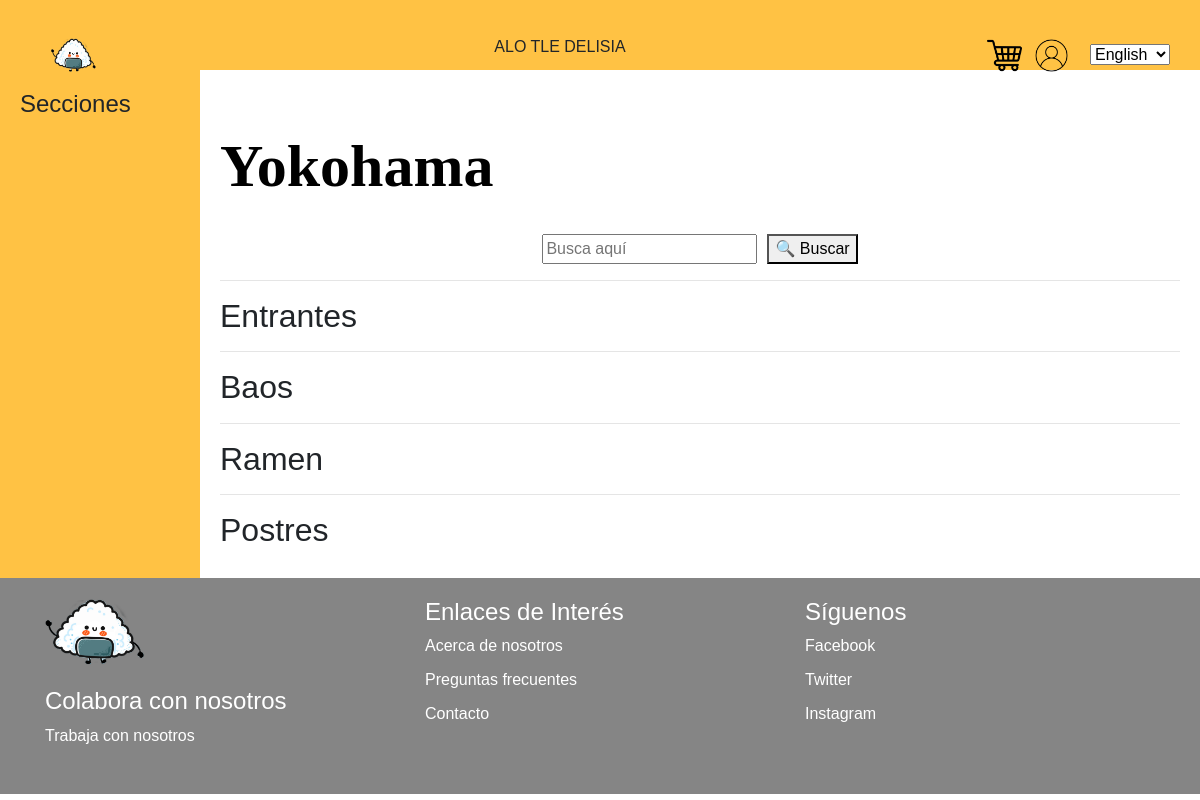
The page /Yokohama on the database as committed earlier.
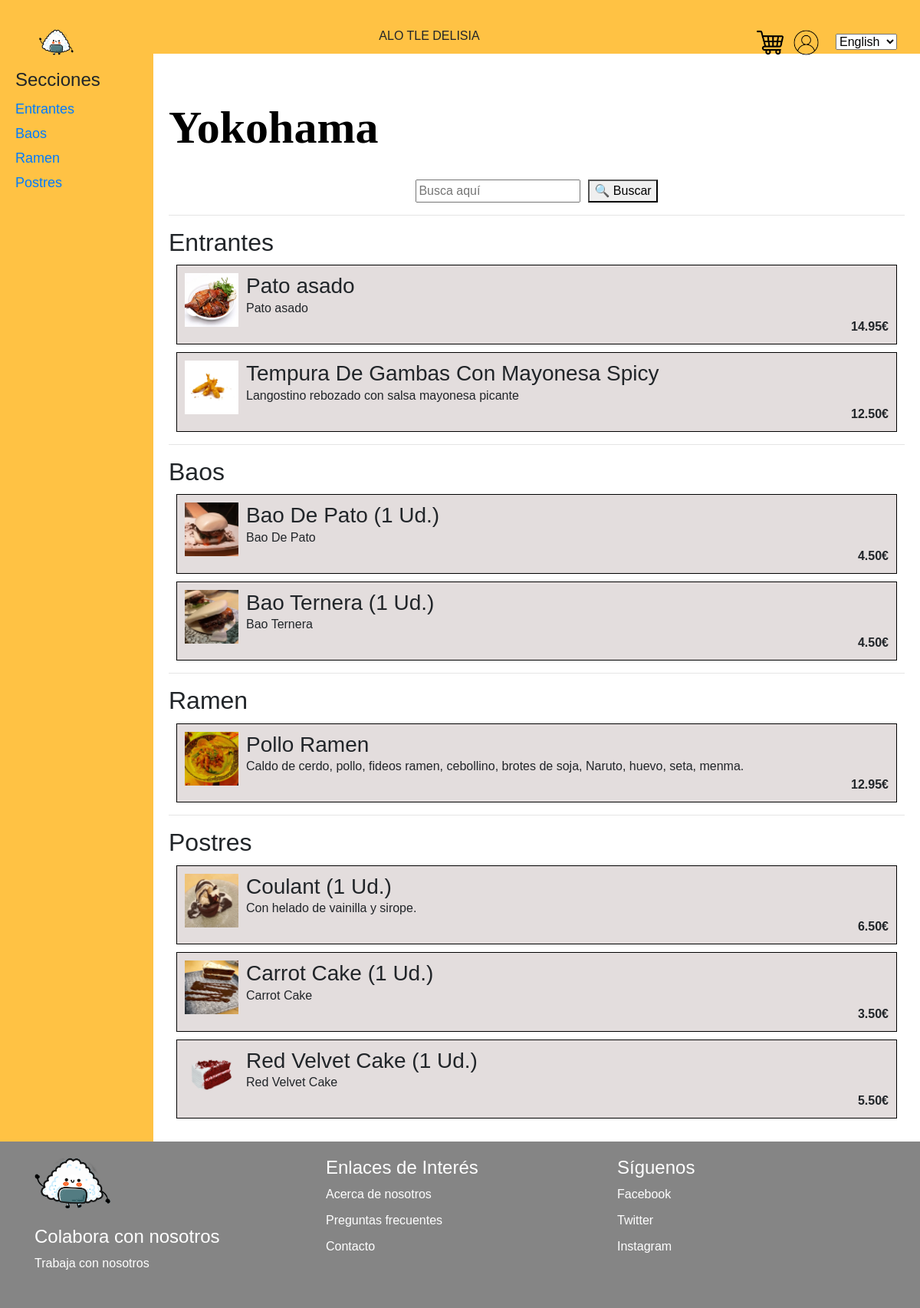
The same page on the database as committed later.
### myapp/models.py (models this page shows)
class TipoProducto(models.Model):
    idTipoProducto = models.AutoField(primary_key=True)
    nombre = models.CharField(max_length=255)
    descripcion=models.TextField()
    idRestaurante = models.ForeignKey(Restaurante, on_delete=models.CASCADE)

class Producto(models.Model):
    idProducto = models.AutoField(primary_key=True)
    nombre = models.CharField(max_length=255)
    descripcionProducto = models.TextField()
    precio = models.DecimalField(max_digits=10, decimal_places=2)
    idTipoProducto = models.ForeignKey(TipoProducto, on_delete=models.CASCADE)
    idRestaurante = models.ForeignKey('Restaurante', on_delete=models.CASCADE)

### myapp/views.py (the view)
# urls.py: path('Yokohama', yokohama, name ='Yokohama')
def yokohama (request):
    productosTipo2 = Producto.objects.filter(idRestaurante=10, idTipoProducto=32)
    productosTipo3 = Producto.objects.filter(idRestaurante=10, idTipoProducto=33)
    productosTipo4 = Producto.objects.filter(idRestaurante=10, idTipoProducto=34)
    productosTipo5 = Producto.objects.filter(idRestaurante=10, idTipoProducto=35)
    categorias=TipoProducto.objects.filter(idRestaurante=10)
    context = {
        'productosTipo2': productosTipo2,
        'productosTipo3': productosTipo3,
        'productosTipo4': productosTipo4,
        'productosTipo5': productosTipo5,
        'categorias': categorias
    }
    return render(request, 'myapp/yokohama.html', context)

### myapp/templates/myapp/yokohama.html
{% extends 'base.html' %}
{% block content %}
    {% load static %}
    <link rel="stylesheet" href="{% static 'css/stylePrincipal.css' %}">
    <link rel="stylesheet" href="{% static 'css/sushiDonosti.css' %}">
    <div class="wrapper">
        <aside class="lado">
            <h2>Secciones</h2>
            <ul>
                {% for categoria in categorias %}
                <li><a href=#{{categoria.nombre}}>{{categoria.nombre}}</a></li>
                {%endfor%}
            </ul>
        </aside>
        <div class="main">
            <div class="primerBloque">
                <h1>Yokohama</h1>
                <br>
                <div class="buscador">
                    <input type="text" class="buscar" placeholder="Busca aquí">
                    <button class="search-button">&#128269; Buscar</button>
                </div>
            </div>
            <hr>
            <div class="productos">
                <div id="Entrantes">
                <h2>Entrantes</h2>
                {% for producto in productosTipo2 %}
                    <div class="sushiBox">
                        <img src="{% static 'imagenes/' %}{{ producto.nombre|lower }}.png" alt="{{ producto.nombre }}" style="width: 70px; height: 70px;">
                        <div class="contenido-producto">
                            <h3>{{ producto.nombre }}</h3>
                            <p>{{ producto.descripcionProducto }}</p>
                            <p class="precio"><strong>{{ producto.precio }}€</strong></p>
                        </div>
                    </div>
                {% endfor %}
                </div>
                <hr>
                <div id="Baos">
                <h2>Baos</h2>
                {% for producto in productosTipo3 %}
                    <div class="sushiBox">
                        <img src="{% static 'imagenes/' %}{{ producto.nombre|lower }}.png" alt="{{ producto.nombre }}" style="width: 70px; height: 70px;">
                        <div class="contenido-producto">
                            <h3>{{ producto.nombre }}</h3>
                            <p>{{ producto.descripcionProducto }}</p>
                            <p class="precio"><strong>{{ producto.precio }}€</strong></p>
                        </div>
                    </div>
                {% endfor %}
                </div>
                <hr>
                <div id="Ramen">
                <h2>Ramen</h2>
                {% for producto in productosTipo4 %}
                    <div class="sushiBox">
                        <img src="{% static 'imagenes/' %}{{ producto.nombre|lower }}.png" alt="{{ producto.nombre }}" style="width: 70px; height: 70px;">
                        <div class="contenido-producto">
                            <h3>{{ producto.nombre }}</h3>
                            <p>{{ producto.descripcionProducto }}</p>
                            <p class="precio"><strong>{{ producto.precio }}€</strong></p>
                        </div>
                    </div>
                {% endfor %}
                </div>
                <hr>
                <div id="Postres">
                <h2>Postres</h2>
                {% for producto in productosTipo5 %}
                    <div class="sushiBox">
                        <img src="{% static 'imagenes/' %}{{ producto.nombre|lower }}.png" alt="{{ producto.nombre }}" style="width: 70px; height: 70px;">
                        <div class="contenido-producto">
                            <h3>{{ producto.nombre }}</h3>
                            <p>{{ producto.descripcionProducto }}</p>
                            <p class="precio"><strong>{{ producto.precio }}€</strong></p>
                        </div>
                    </div>
                {% endfor %}
                </div>
            </div>
        </div>
    </div>
{% endblock %}

### myapp/templates/myapp/base.html (shortened to what this page needs)
{% load static %}
<!DOCTYPE html>
<html lang="en">
<head>
    <link rel="stylesheet" href="https://stackpath.bootstrapcdn.com/bootstrap/4.3.1/css/bootstrap.min.css">
    <link rel="stylesheet" href="{% static 'css/stylePrincipal.css' %}">
</head>
<body>
    <div class="header-desktop">
        <div class="container">
            <div class="row d-flex align-items-center">
                <div class="col d-flex justify-content-start">
                    <button class="logo-btn-desktop">
                        <a href="{% url 'principal' %}"><img src="{% static 'imagenes/logo.png' %}" alt="LOGO" style="width: 45px; height: 35px;"></a>
                    </button>
                </div>
                <div class="col d-flex justify-content-center">
                    <p>ALO TLE DELISIA</p>
                </div>
                <div class="col d-flex justify-content-end">
                    <button class="carrito-btn-desktop">
                        <img src="{% static 'imagenes/carrito.png' %}" alt="CARRITO" style="width: 35px; height: 35px;">
                    </button>
                    <button class="usuario-btn-desktop">
                        <img src="{% static 'imagenes/perfil.png' %}" alt="USUARIO" style="width: 35px; height: 35px;">
                    </button>
                </div>
                <div class="idioma">
                    <select>
                        <option value="english">English</option>
                    </select>
                </div>
            </div>
        </div>
    </div>
    <main>
        {% block content %}
        {% endblock %}
    </main>
    <footer class="footer">
        <div class="container">
            <div class="row">
                <div class="col-md-4">
                    <div class="footer-content">
                        <a href="{% url 'principal' %}"><img src="{% static 'imagenes/logo.png' %}" alt="Logo" class="footer-logo"></a>
                        <h4>Colabora con nosotros</h4>
                        <ul style="list-style: none; padding: 0;">
                            <li>Trabaja con nosotros</li>
                        </ul>
                    </div>
                </div>
                <div class="col-md-4">
                    <div class="footer-content">
                        <h4>Enlaces de Interés</h4>
                        <ul>
                            <li>Acerca de nosotros</li>
                            <li>Preguntas frecuentes</li>
                            <li>Contacto</li>
                        </ul>
                    </div>
                </div>
                <div class="col-md-4">
                    <div class="footer-content">
                        <h4>Síguenos</h4>
                        <ul>
                            <li>Facebook</li>
                            <li>Twitter</li>
                            <li>Instagram</li>
                        </ul>
                    </div>
                </div>
            </div>
        </div>
    </footer>
</body>
</html>

### myapp/static/css/stylePrincipal.css (style rules this page uses)
body { font-family: Arial; }
.header-desktop { background-color: #ffc244; padding: 35px 0; height: 60px; }
.logo-btn-desktop { background: none; border: none; color: white; font-size: 14px; cursor: pointer; }
.carrito-btn-desktop { background: none; border: none; color: white; font-size: 14px; cursor: pointer; }
.usuario-btn-desktop { background: none; border: none; color: white; font-size: 14px; cursor: pointer; }
h1 { color: black; font-family: serif; font-size: 60px; font-weight: 600; margin-top: 40px; }
.footer { background-color: black; }
.footer h4 { color: white; }
.footer ul { list-style: none; padding: 0; }
.footer li { margin-bottom: 10px; }
.footer a { color: white; text-decoration: none; }
.footer-logo { width: 100px; height: auto; margin-bottom: 20px; }
.footer { background-color: #858585; color: white; padding: 20px 0; }
.footer-content { display: flex; flex-direction: column; }

### myapp/static/css/sushiDonosti.css (style rules this page uses)
.sushiBox { border: 1px solid #000000; padding: 10px; margin: 10px; display: flex; background-color: #e3dddd; }
.sushiBox img { width: 100px; height: 100px; margin-right: 10px; }
.contenido-producto { flex-grow: 1; }
.contenido-producto h3, .contenido-producto p { margin: 0; }
.precio { font-weight: bold; text-align: right; }
.buscador { display: flex; align-items: center; justify-content: center; text-align: center; }
.buscar { margin-right: 10px; }
aside h2 { font-size: 24px; margin-bottom: 10px; }
aside ul { list-style: none; padding: 0; }
aside li { font-size: 18px; margin-bottom: 5px; }
.wrapper { display: flex; }
.main { flex-grow: 1; padding: 20px; }
aside { width: 200px; background-color: #ffc244; padding: 20px; }

Rows that differ between the two databases and show on the page:
added TipoProducto: nombre "Entrantes"
added TipoProducto: nombre "Baos"
added TipoProducto: nombre "Ramen"
added TipoProducto: nombre "Postres"
added Producto: shows a picture, nombre "Pato asado", descripcionProducto "Pato asado", precio "14.95", shown under "Entrantes"
added Producto: shows a picture, nombre "Tempura De Gambas Con Mayonesa Spicy", descripcionProducto "Langostino rebozado con salsa mayonesa picante", precio "12.50", shown under "Entrantes"
added Producto: shows a picture, nombre "Bao De Pato (1 Ud.)", descripcionProducto "Bao De Pato", precio "4.50", shown under "Baos"
added Producto: shows a picture, nombre "Bao Ternera (1 Ud.)", descripcionProducto "Bao Ternera", precio "4.50", shown under "Baos"
added Producto: nombre "Pollo Ramen", descripcionProducto "Caldo de cerdo, pollo, fideos ramen, cebollino, brotes de soja, Naruto, huevo, seta, menma.", precio "12.95", shown under "Ramen"
added Producto: shows a picture, nombre "Coulant (1 Ud.)", descripcionProducto "Con helado de vainilla y sirope.", precio "6.50", shown under "Postres"
added Producto: shows a picture, nombre "Carrot Cake (1 Ud.)", descripcionProducto "Carrot Cake", precio "3.50", shown under "Postres"
added Producto: shows a picture, nombre "Red Velvet Cake (1 Ud.)", descripcionProducto "Red Velvet Cake", precio "5.50", shown under "Postres"
